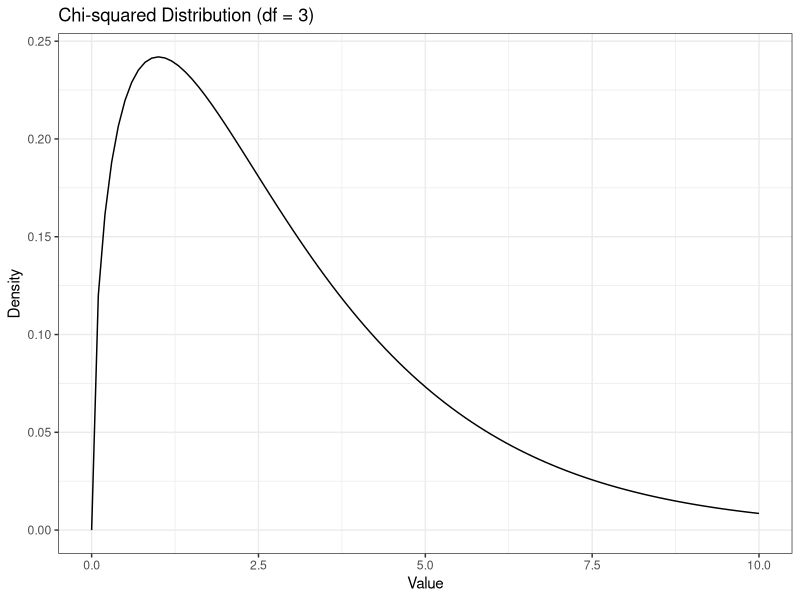
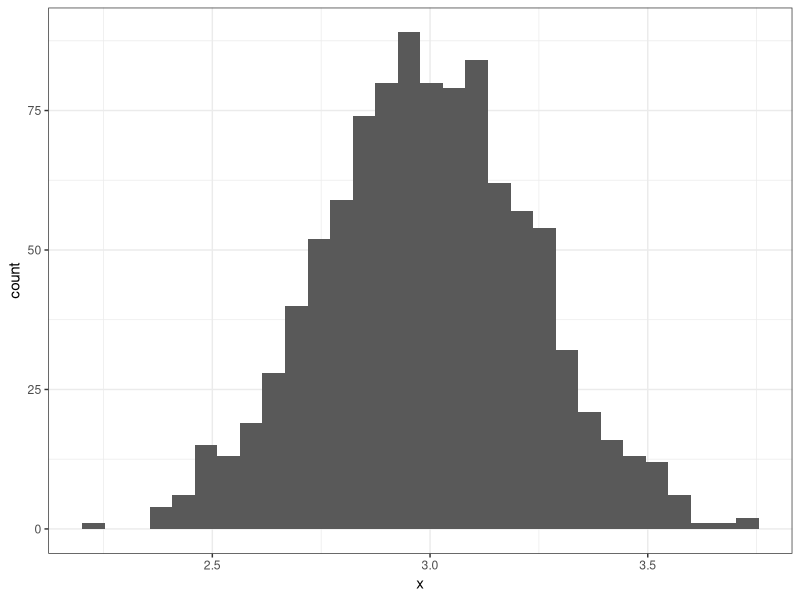
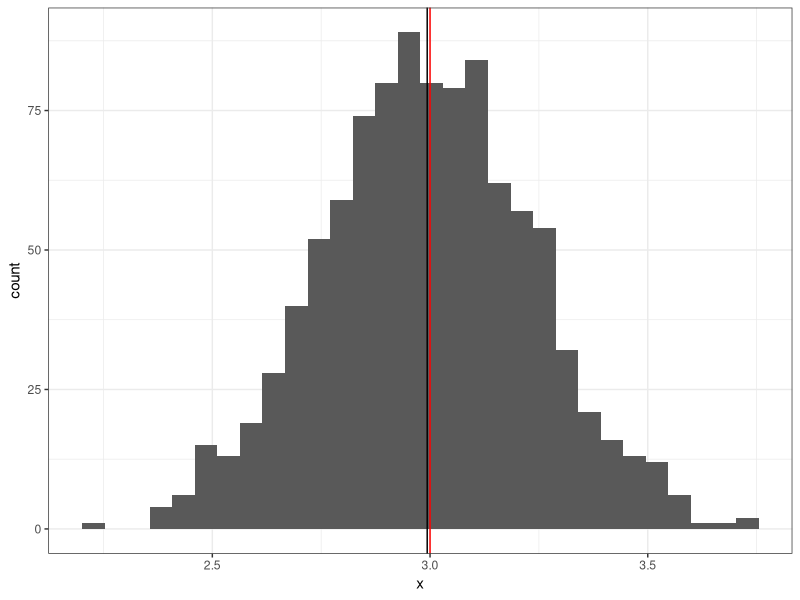
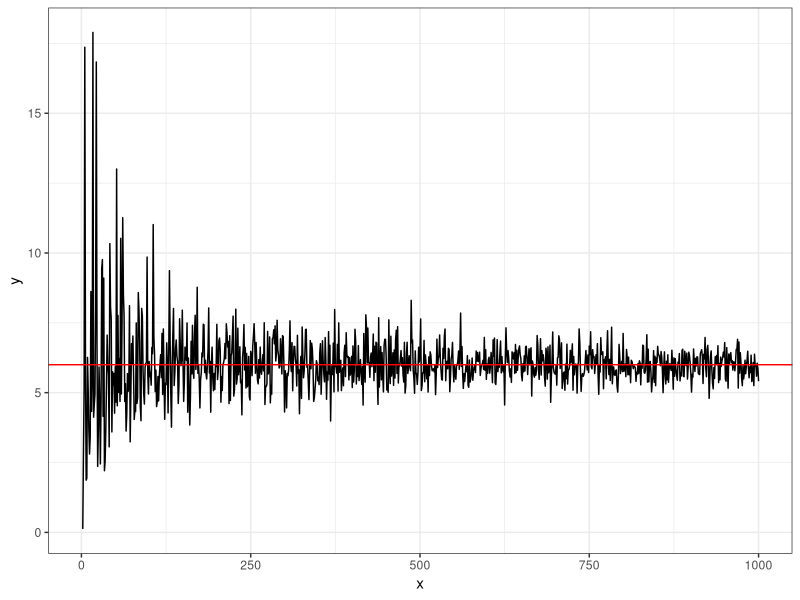
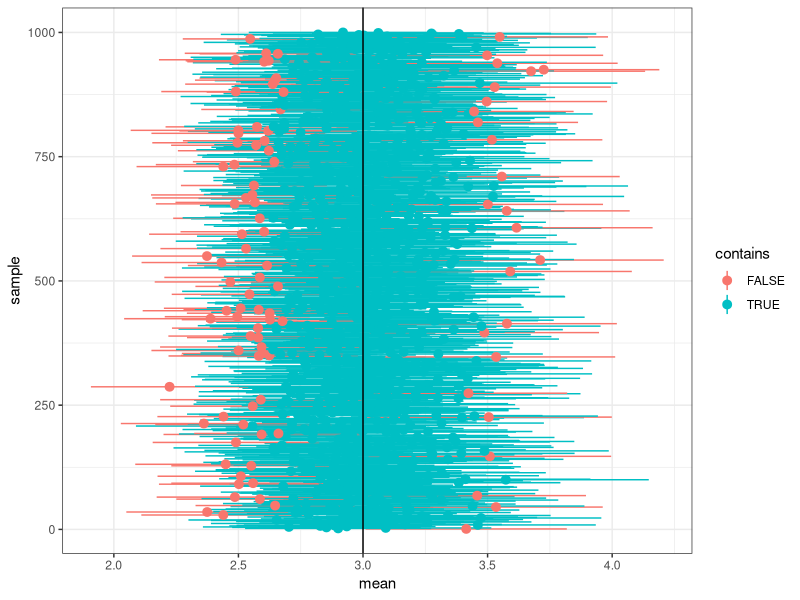
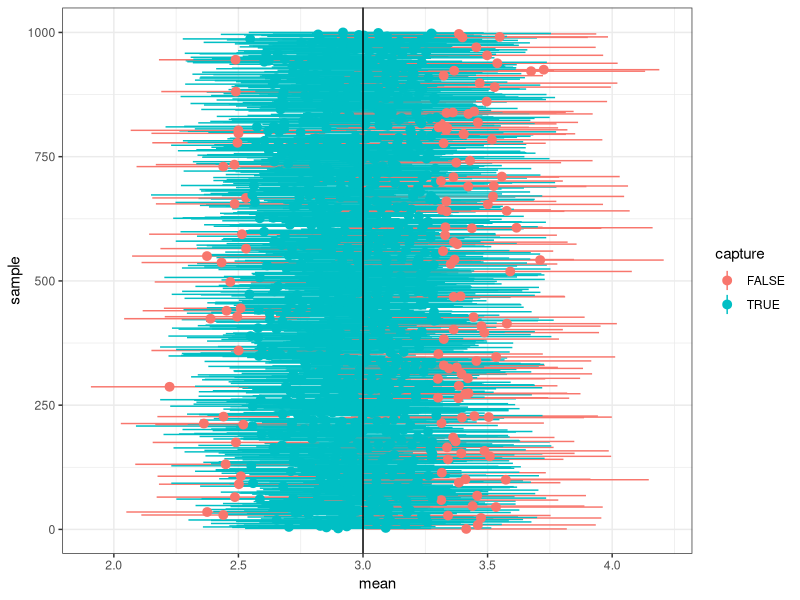
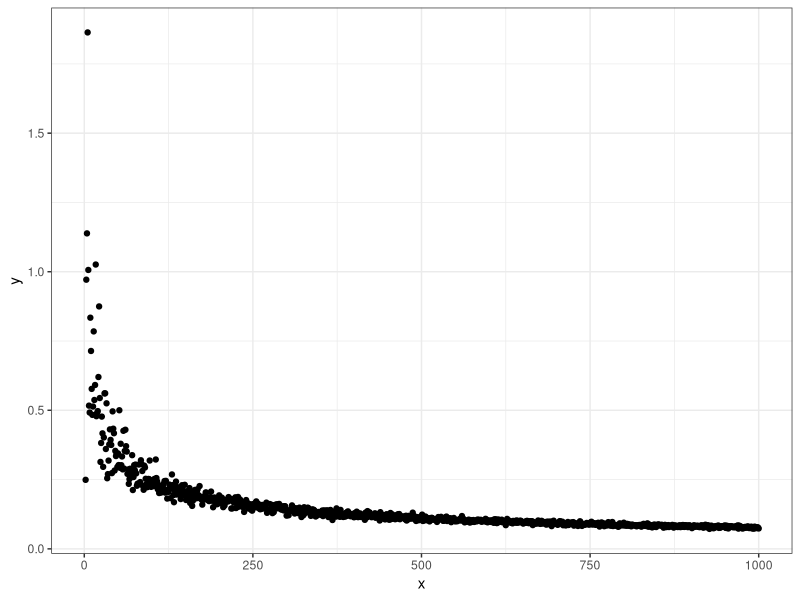
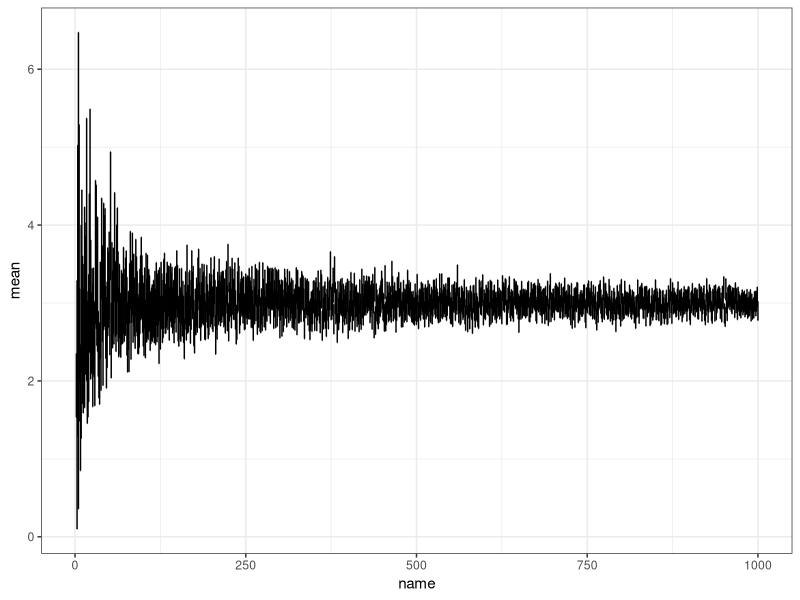

Generate these figures, in order, with R:
## ---- chunk 1
knitr::opts_chunk$set(echo = FALSE, eval = FALSE, message = FALSE, warning = FALSE)
## ---- chunk 2
library(tidyverse)
theme_set(theme_bw())
## ---- chunk 3
ggplot() +
  geom_function(fun = dchisq, args = list(df = 3)) +
  xlim(0, 10) +
  labs(x = "Value", y = "Density",
       title = "Chi-squared Distribution (df = 3)")
## ---- chunk 4
set.seed(333)
sim1 <- matrix(rchisq(1000 * 100, 3), ncol = 1000)
## ---- chunk 5
sim1 %>% 
  apply(2, mean) %>% 
  tibble(x = .) %>% 
  ggplot(aes(x)) +
  geom_histogram()
## ---- chunk 6
sim1 %>% 
  apply(2, mean) %>% 
  tibble(x = .) %>% 
  ggplot(aes(x)) +
  geom_histogram() +
  geom_vline(xintercept = 3, color = "red") +
  geom_vline(aes(xintercept = mean(x)))
## ---- chunk 7
set.seed(555)
sim2 <- list()

for (i in 1:1000) {
  sim2[[i]] <- rchisq(i, 3)
}

## ---- chunk 8
sim2 %>% 
  map(var) %>% 
  unlist() %>% 
  tibble(x = 1:1000,
         y = .) %>% 
  ggplot(aes(x, y)) +
  geom_line() +
  geom_hline(yintercept = 2 * 3, color = "red")
## ---- chunk 9
ci <- function(x) {se <- sd(x) / sqrt(length(x)); return(c(lower = mean(x) - 1.64 * se, 
                                                           mean = mean(x), 
                                                           upper = mean(x) + 1.64 * se))}
ci(sim1[, 1])
## ---- chunk 10
sim1 %>% 
  apply(2, ci) %>% 
  t() %>% 
  as_tibble() %>% 
  mutate(sample = 1:1000,
         contains = ifelse(3 > lower & 3 < upper, TRUE, FALSE)) %>% # pull(contains) %>% mean()
  ggplot(aes(x = sample,
             y = mean,
             ymin = lower,
             ymax = upper,
             color = contains)) +
  geom_pointrange() +
  geom_hline(yintercept = 3) +
  coord_flip()
## ---- chunk 11
sim1 %>% 
  apply(2, ci) %>% 
  t() %>% 
  as_tibble() %>% 
  mutate(sample = 1:1000,
         capture = ifelse(mean > lower[1000] & mean < upper[1000], TRUE, FALSE)) %>% 
  ggplot(aes(x = sample,
             y = mean,
             ymin = lower,
             ymax = upper,
             color = capture)) +
  geom_pointrange() +
  geom_hline(yintercept = 3) +
  coord_flip()
## ---- chunk 12
sim2 %>% 
  map(function(x) sd(x)/sqrt(length(x))) %>% 
  unlist() %>% 
  tibble(x = 1:1000,
         y = .) %>% 
  ggplot(aes(x = x,
             y = y)) +
  geom_point()

sim2 %>% 
  map(ci) %>% 
  as_tibble(.name_repair = "minimal") %>% 
  set_names(1:1000) %>% 
  mutate(a = c("lower", "mean", "upper")) %>% 
  pivot_longer(cols = -a) %>% 
  pivot_wider(names_from = a, values_from = value) %>% 
  mutate(name = as.numeric(name)) %>% 
  ggplot(aes(x = name,
             y = mean,
             ymin = lower,
             ymax = upper)) +
  geom_errorbar()
## ---- chunk 13

set.seed(555)
sim3 <- list()

for (i in 1:200) {
  sim3[[i]] <- rchisq(100, i)
}


sim3 %>% 
  map(function(x) sd(x)/sqrt(length(x))) %>% 
  unlist() %>% 
  tibble(x = 1:200,
         y = .) %>% 
  ggplot(aes(x = x,
             y = y)) +
  geom_point()

sim3 %>% 
  map(ci) %>% 
  as_tibble(.name_repair = "minimal") %>% 
  set_names(1:200) %>% 
  mutate(a = c("lower", "mean", "upper")) %>% 
  pivot_longer(cols = -a) %>% 
  pivot_wider(names_from = a, values_from = value) %>% 
  mutate(name = as.numeric(name)) %>% 
  ggplot(aes(x = name,
             y = mean,
             ymin = lower,
             ymax = upper)) +
  geom_errorbar()
